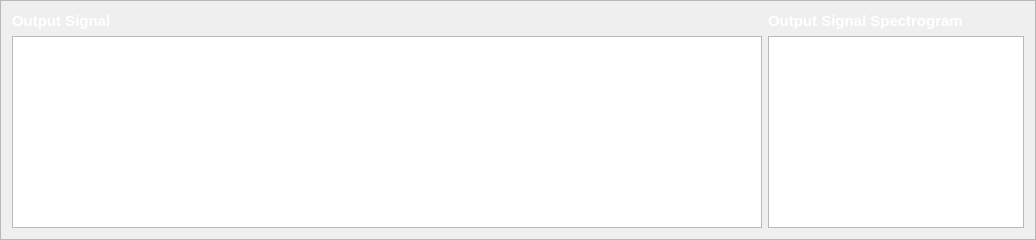
              <widget class="QFrame" name="frame_14">
               <property name="frameShape">
                <enum>QFrame::StyledPanel</enum>
               </property>
               <property name="frameShadow">
                <enum>QFrame::Raised</enum>
               </property>
               <layout class="QGridLayout" name="gridLayout_45">
                <item row="0" column="0">
                 <layout class="QGridLayout" name="gridLayout_46">
                  <property name="sizeConstraint">
                   <enum>QLayout::SetMinAndMaxSize</enum>
                  </property>
                  <item row="0" column="0">
                   <layout class="QGridLayout" name="gridLayout_47">
                    <item row="0" column="0">
                     <widget class="QLabel" name="label_34">
                      <property name="font">
                       <font>
                        <pointsize>11</pointsize>
                        <weight>75</weight>
                        <bold>true</bold>
                       </font>
                      </property>
                      <property name="styleSheet">
                       <string notr="true">color: rgb(255, 255, 255);</string>
                      </property>
                      <property name="text">
                       <string>Output Signal</string>
                      </property>
                     </widget>
                    </item>
                    <item row="1" column="0">
                     <widget class="PlotWidget" name="Animal_Sounds_Output_Signal_Graph">
                      <property name="sizePolicy">
                       <sizepolicy hsizetype="Expanding" vsizetype="Preferred">
                        <horstretch>0</horstretch>
                        <verstretch>0</verstretch>
                       </sizepolicy>
                      </property>
                      <property name="minimumSize">
                       <size>
                        <width>750</width>
                        <height>0</height>
                       </size>
                      </property>
                     </widget>
                    </item>
                   </layout>
                  </item>
                  <item row="0" column="1">
                   <layout class="QGridLayout" name="gridLayout_48">
                    <item row="0" column="0">
                     <widget class="QLabel" name="label_35">
                      <property name="font">
                       <font>
                        <pointsize>11</pointsize>
                        <weight>75</weight>
                        <bold>true</bold>
                       </font>
                      </property>
                      <property name="styleSheet">
                       <string notr="true">color: rgb(255, 255, 255);</string>
                      </property>
                      <property name="text">
                       <string>Output Signal Spectrogram</string>
                      </property>
                     </widget>
                    </item>
                    <item row="1" column="0">
                     <widget class="PlotWidget" name="Animal_Sounds_Output_Signal_Spectrogram">
                      <property name="sizePolicy">
                       <sizepolicy hsizetype="Expanding" vsizetype="Preferred">
                        <horstretch>0</horstretch>
                        <verstretch>0</verstretch>
                       </sizepolicy>
                      </property>
                      <property name="maximumSize">
                       <size>
                        <width>615</width>
                        <height>16777215</height>
                       </size>
                      </property>
                     </widget>
                    </item>
                   </layout>
                  </item>
                 </layout>
                </item>
               </layout>
              </widget>
